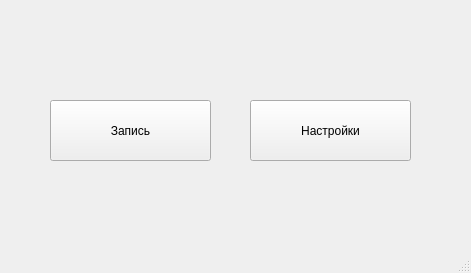
<?xml version="1.0" encoding="UTF-8"?>
<ui version="4.0">
 <class>MainWindow</class>
 <widget class="QMainWindow" name="MainWindow">
  <property name="geometry">
   <rect>
    <x>0</x>
    <y>0</y>
    <width>471</width>
    <height>273</height>
   </rect>
  </property>
  <property name="windowTitle">
   <string>Doctor.Appointment</string>
  </property>
  <widget class="QWidget" name="centralwidget">
   <widget class="QPushButton" name="appointButton">
    <property name="geometry">
     <rect>
      <x>50</x>
      <y>100</y>
      <width>161</width>
      <height>61</height>
     </rect>
    </property>
    <property name="text">
     <string>Запись</string>
    </property>
   </widget>
   <widget class="QPushButton" name="fixButton">
    <property name="geometry">
     <rect>
      <x>250</x>
      <y>100</y>
      <width>161</width>
      <height>61</height>
     </rect>
    </property>
    <property name="text">
     <string>Настройки</string>
    </property>
   </widget>
  </widget>
  <widget class="QMenuBar" name="menubar">
   <property name="geometry">
    <rect>
     <x>0</x>
     <y>0</y>
     <width>471</width>
     <height>22</height>
    </rect>
   </property>
  </widget>
  <widget class="QStatusBar" name="statusbar"/>
 </widget>
 <resources/>
 <connections/>
</ui>
